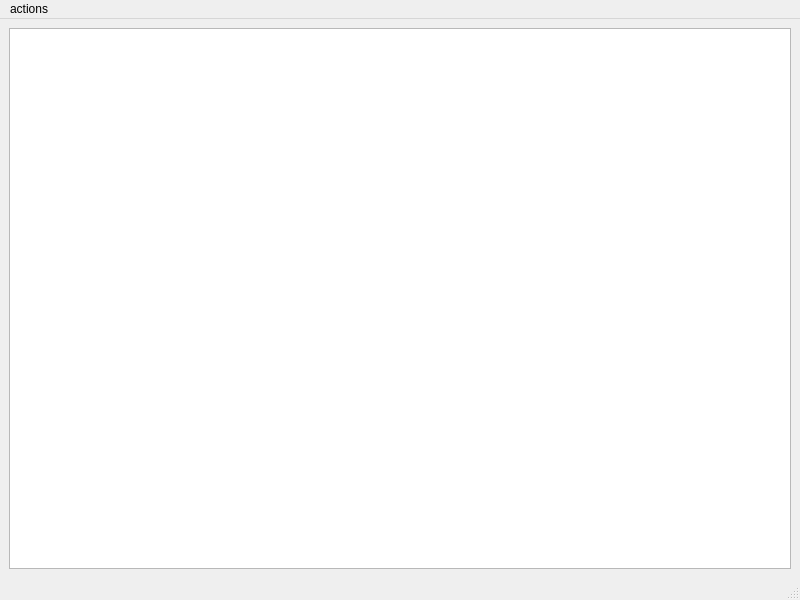
<?xml version="1.0" encoding="UTF-8"?>
<ui version="4.0">
 <class>MainWindow</class>
 <widget class="QMainWindow" name="MainWindow">
  <property name="geometry">
   <rect>
    <x>0</x>
    <y>0</y>
    <width>800</width>
    <height>600</height>
   </rect>
  </property>
  <property name="windowTitle">
   <string>MainWindow</string>
  </property>
  <widget class="QWidget" name="centralwidget">
   <layout class="QGridLayout" name="gridLayout">
    <item row="0" column="0">
     <widget class="QGraphicsView" name="graphicsView"/>
    </item>
   </layout>
  </widget>
  <widget class="QMenuBar" name="menubar">
   <property name="geometry">
    <rect>
     <x>0</x>
     <y>0</y>
     <width>800</width>
     <height>23</height>
    </rect>
   </property>
   <widget class="QMenu" name="menuactions">
    <property name="title">
     <string>actions</string>
    </property>
    <addaction name="actionimagebackground"/>
    <addaction name="actionopaque_background"/>
    <addaction name="actionmemqt"/>
    <addaction name="actionpngqt"/>
    <addaction name="actionmycase"/>
    <addaction name="actionmycase1"/>
   </widget>
   <addaction name="menuactions"/>
  </widget>
  <widget class="QStatusBar" name="statusbar"/>
  <action name="actionimagebackground">
   <property name="text">
    <string>Plot using memqt device with image background</string>
   </property>
   <property name="toolTip">
    <string>memqt device with image background</string>
   </property>
  </action>
  <action name="actionopaque_background">
   <property name="text">
    <string>Plot using memqt device with opaque background</string>
   </property>
   <property name="toolTip">
    <string>memqt device with opaque background</string>
   </property>
  </action>
  <action name="actionmemqt">
   <property name="text">
    <string>Plot using memqt device with semi-transparent background</string>
   </property>
   <property name="toolTip">
    <string>memqt device with semi-transparent background</string>
   </property>
  </action>
  <action name="actionpngqt">
   <property name="text">
    <string>Plot using pngqt device with semi-transparent background</string>
   </property>
   <property name="toolTip">
    <string>pngqt device with semi-transparent background</string>
   </property>
  </action>
  <action name="actionmycase">
   <property name="text">
    <string>mycase</string>
   </property>
  </action>
  <action name="actionmycase1">
   <property name="text">
    <string>mycase1</string>
   </property>
  </action>
 </widget>
 <resources/>
 <connections/>
</ui>
